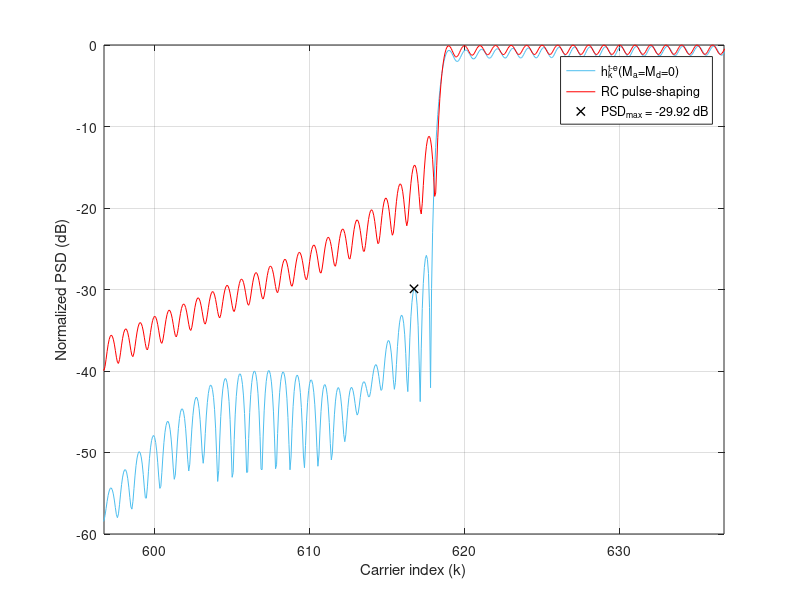

Recreate this plot in MATLAB. (Note: this script raises an error after producing the figure.)
clear, 
%% %%%%%%%%%%%%%%%%%%%%%%%%%%%%%%%%%%%%%%%%%%%%%%%%%%%%%%%%%%
% %                 LOAD THE PARAMETERS                   % %
%%%%%%%%%%%%%%%%%%%%%%%%%%%%%%%%%%%%%%%%%%%%%%%%%%%%%%%%%% %%
addpath('../../data/Fig2')
load('Fig2_Parameters_for_5G_NR_Ma_0_Md_0.mat');

Fsob = OFDM_param.Fsob; % Upsampling factor 
% Upsample in time-domain
N = OFDM_param.N*Fsob;
Ngi = OFDM_param.Ngi*Fsob;
b = (OFDM_param.b+1)*Fsob-1;
L = OFDM_param.L*Fsob;
Ms = OFDM_param.Ms;
g = OFDM_param.g;
us = OFDM_param.us;
ue = OFDM_param.ue;

ur = us + ue;

Pd = GenPulse_param.Pd;
Pd_todas = GenPulse_param.Pd_todas;
Paic = GenPulse_param.Paic;
Ptk = GenPulse_param.Ptk;
R_aic = GenPulse_param.R_aic;
R_tk = GenPulse_param.R_tk;
NexTemp = GenPulse_param.NexTemp;
cell_coef_lim = GenPulse_param.cell_coef_lim;



%% %%%%%%%%%%%%%%%%%%%%%%%%%%%%%%%%%%%%%%%%%%%%%%%%%%%%%%%%%%
%            OBTAIN THE PULSES IN THE SCENARIO            % %
%%%%%%%%%%%%%%%%%%%%%%%%%%%%%%%%%%%%%%%%%%%%%%%%%%%%%%%%%% %%

eta = (N+Ngi-b-1)/2; 
vn=(0:L+b-1)'-Ngi;  % Dicrete time axis vector
n0 = eta+b-Ngi;     % Phase delay due to Hermiticity


h_k = zeros((2*NexTemp+1)*L+b, N); % Matrix containing the proposed pulses
aic_k = zeros((2*NexTemp+1)*L+b, N);  % Matrix containing the AIC term
t_k = zeros((2*NexTemp+1)*L+b, N);    % Matrix containing the AST term

% Obtain h_k for every data carrier
for ind_k = 1:length(Pd);

    % % AIC terms
    %%%%%%%%%%%%%%%%%%%%%%%%%%%%%%%%%%
    % Central term
    Pc = exp(1j*2*pi/N*repmat(vn,1,length(Paic{ind_k})).*repmat(Paic{ind_k}.',length(vn),1)).*repmat(g.',1,length(Paic{ind_k}));
    % Advanced and delayed terms
    Pc = repmat(Pc,1,2*NexTemp+1);

    Omega_c_n0 = diag(repmat(exp(-1j*2*pi*Paic{ind_k}*n0/N),1+2*NexTemp,1));
    aic_temp = Pc*Omega_c_n0*diag(R_aic{ind_k}).*exp(1j*2*pi*Pd(ind_k)*n0/N);
    aic_k((NexTemp*L+1):(NexTemp+1)*L+b,Pd(ind_k)+N/2+1) = sum(aic_temp(:,1:length(Paic{ind_k})),2);    % CENTRAL TERM
    
    m_temp = 0;
    for ind_m = 1:NexTemp;                                                                              % ADVANCED AND DELAYED TERMS
        aic_k(((NexTemp-ind_m)*L+1):((NexTemp-ind_m+1)*L+b),Pd(ind_k)+N/2+1) = aic_k(((NexTemp-ind_m)*L+1):((NexTemp-ind_m+1)*L+b),Pd(ind_k)+N/2+1) + sum(aic_temp(:,(length(Paic{ind_k})*(1+m_temp)) + (1:length(Paic{ind_k}))),2);
        aic_k(((NexTemp+ind_m)*L+1):((NexTemp+ind_m+1)*L+b),Pd(ind_k)+N/2+1) = aic_k(((NexTemp+ind_m)*L+1):((NexTemp+ind_m+1)*L+b),Pd(ind_k)+N/2+1) + sum(aic_temp(:,(length(Paic{ind_k})*(1+m_temp+1)) + (1:length(Paic{ind_k}))),2);
        m_temp = m_temp+2;
    end
    
    % % AST terms
    %%%%%%%%%%%%%%%%%%%%%%%%%%%%%%%%%%
    % Central term
    Ts = exp(1j*2*pi/N*repmat(vn,1,length(Ptk{ind_k})).*repmat(Ptk{ind_k}.',length(vn),1)).*repmat(us.',1,length(Ptk{ind_k}));
    Te = exp(1j*2*pi/N*repmat(vn,1,length(Ptk{ind_k})).*repmat(Ptk{ind_k}.',length(vn),1)).*repmat(ue.',1,length(Ptk{ind_k}));
    T = [Ts, Te];
    
    % Advanced and delayed terms
    T = repmat(T,1,NexTemp+1);
    Omega_c_n0 = diag(repmat(exp(-1j*2*pi*Ptk{ind_k}*n0/N),2*(1+NexTemp),1));
    t_k_temp = T*Omega_c_n0*diag(R_tk{ind_k}).*exp(1j*2*pi*Pd(ind_k)*n0/N);
    t_k(((NexTemp)*L+1):((NexTemp+1))*L+b,Pd(ind_k)+N/2+1) = sum(t_k_temp(:,1:2*length(Ptk{ind_k})),2);

    m_temp = 0;
    for ind_m = 1:NexTemp;
            t_k(((NexTemp-ind_m)*L+1):(NexTemp-ind_m+1)*L+b,Pd(ind_k)+N/2+1) = t_k(((NexTemp-ind_m)*L+1):(NexTemp-ind_m+1)*L+b,Pd(ind_k)+N/2+1) + sum(t_k_temp(:,length(Ptk{ind_k})*(2+m_temp) + (1:length(Ptk{ind_k}))),2);
            t_k(((NexTemp+ind_m)*L+1):(NexTemp+ind_m+1)*L+b,Pd(ind_k)+N/2+1) = t_k(((NexTemp+ind_m)*L+1):(NexTemp+ind_m+1)*L+b,Pd(ind_k)+N/2+1) + sum(t_k_temp(:,length(Ptk{ind_k})*(2+m_temp+1) + (1:length(Ptk{ind_k}))),2);
            m_temp = m_temp + 2;
    end
end

h_k = aic_k + t_k;

p_k_conv = exp(1j*(2*pi/N)*repmat(vn,1,length(Pd_todas)).*repmat(Pd_todas.',length(vn),1)).*repmat(g.',1,length(Pd_todas));

h_k(NexTemp*L + (1:L+b),Pd_todas+N/2+1) = h_k(NexTemp*L + (1:L+b),Pd_todas+N/2+1) + p_k_conv;


%% %%%%%%%%%%%%%%%%%%%%%%%%%%%%%%%%%%%%%%%%%%%%%%%%%%%%%%%%%%
% %     REPRESENTATION OF THE PULSES IN THE SCENARIO      % %
%%%%%%%%%%%%%%%%%%%%%%%%%%%%%%%%%%%%%%%%%%%%%%%%%%%%%%%%%% %%

% Obtain the PSD
H_k = fft(h_k,N*Ms);
P_k = fft(p_k_conv,N*Ms);

psd_H = fftshift(sum(abs(H_k).^2,2));
psd_P = fftshift(sum(abs(P_k).^2,2));

x = (-N*Ms/2:N*Ms/2-1)/(Ms);
indices = find(ismember(x,[-N/2,N/2-1]));
indices = indices(1):1:indices(2);

x = x+N/2;
y_h = 10*log10(psd_H/max(psd_H));
y_p = 10*log10(psd_P/max(psd_P));

PSD_max = max(max(y_h(find(x>Pd_todas(end)+N/2+1.67))), max(y_h(find(x<Pd_todas(1)+N/2-1.67)))); %% PSD_MAX IS SOUGHT BEYOND THE 0.67 SCS GUARD BAND THAT IS LEFT BY EACH SIDE
x_PSD_max = x(find(y_h==PSD_max));

% Fig 2 (5G NR Ma=Md=0)
figure,
plot(x(indices),y_h(indices), 'DisplayName', 'h_k^{t-e}(M_a=M_d=0)', 'Color', "#4DBEEE"); hold on; grid on;
plot(x(indices),y_p(indices), 'DisplayName', 'RC pulse-shaping', 'Color', 'r');
plot(x_PSD_max, PSD_max, 'Marker', 'x', 'Color', 'k', 'LineStyle', 'none','LineWidth',1, 'DisplayName', ['PSD_{max} = ', num2str(PSD_max, '%.2f'), ' dB'])
xlabel('Carrier index (k)'); ylabel('Normalized PSD (dB)'); legend('show')
xlim(x_PSD_max+[-20,20]); ylim([min(-60,PSD_max-10),0])

%% %%%%%%%%%%%%%%%%%%%%%%%%%%%%
% %     CLARIFYING NOTE     % %
%%%%%%%%%%%%%%%%%%%%%%%%%%%% %%

NOTE = ['NOTE: The maximum number of RB that can be used in a 5 MHz channel is 25, which is equivalent to 4.5 MHz (SCS = 15 kHz).',...
    ' That leaves a 500 kHz guard band, 250 kHz by each side of the transmission band.',...
    ' If this guard band is reduced by repurposing those carriers that were previously assigned to it for data transmission, it can be reduced by up to 16 subcarriers, leaving a residual guard band 10 kHz wide (2/3 of an SCS).',...
    ' Hence, the PSD peak can be sought beyond that guard band, which is 1.67 SCS beyond the outermost transmitting subcarrier by each end of the passband.'];
wrapped_NOTE = textwrap({NOTE}, 70);
disp('##################################################################################')
fprintf('\n')
disp(wrapped_NOTE)
disp('##################################################################################')